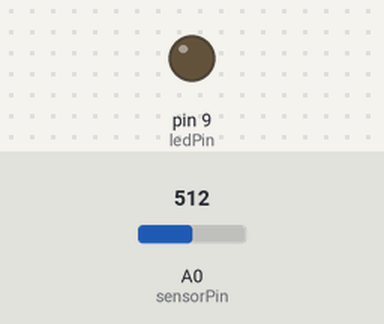
Bench run of a sketch on a simulated Arduino Uno, built with avr-gcc and run on an emulated ATmega328P. Parts: output pins drawn as LEDs (lit = HIGH). Dashed ring = blinking. The inputs (shaded band) are chosen by the test bench; at power-on: A0 (sensorPin) = 512. What the sketch prints to the serial monitor is not drawn.

Above: at 1.2 s.
1.3 s: A0 (sensorPin) set to 789
2.8 s: A0 (sensorPin) set to 801
At 4.3 s:
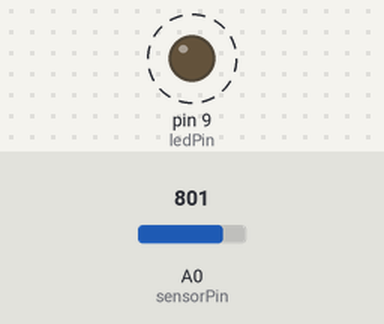
Timing chart, 0 to 58.3 s (numbered marks = the images above; inputs shaded):
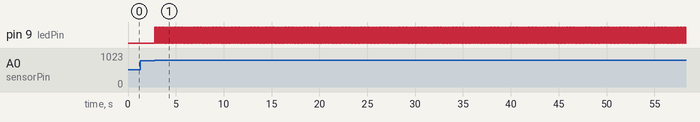

Measured:
- the behaviour switches between 800 and 801 on A0 (sensorPin) (found by bisection; images 0 and 1)
- after the input at 2.8 s, pin 9 (ledPin): alternates HIGH for 0.02 s and LOW for 0.02 s, starting at once

The sketch:

light.ino
```cpp
int ledPin = 9;    // output to LED. Use any PWM-enabled pin (marked ~)
int sensorPin = A0;   // voltage input. Use any ADC pin (starts with A)
int sensorValue = 0;  // stores value from ADC
int on = 0;

void setup()
{
   Serial.begin(115200);    // Opens serial port, Baud Rate 115200 bps
   pinMode(ledPin, OUTPUT);

}

void loop()
{


   int sensorValue = analogRead (sensorPin);   // reads the sensor

                                                // returns 0-1023
   int minValue = 800;     // sensor value you consider to be minimum
   int maxValue = 1023;    // sensor value you consider to be maximum

   int constrainedValue = constrain(sensorValue, minValue, maxValue);

                            // clips values < minValue or > maxvalue
   int lightValue = map (constrainedValue, minValue, maxValue, 0, 255);

                            // remaps the value to new range (0-255)
   //analogWrite(ledPin, lightValue);
   Serial.println(lightValue);   // Prints the value via the serial port


   if(sensorValue>800){
    if(on == 0){
      on = 1;
      digitalWrite(ledPin, HIGH);
    }else{
      on = 0;
      digitalWrite(ledPin, LOW);
    }
   }

    delay(20);
}
```
